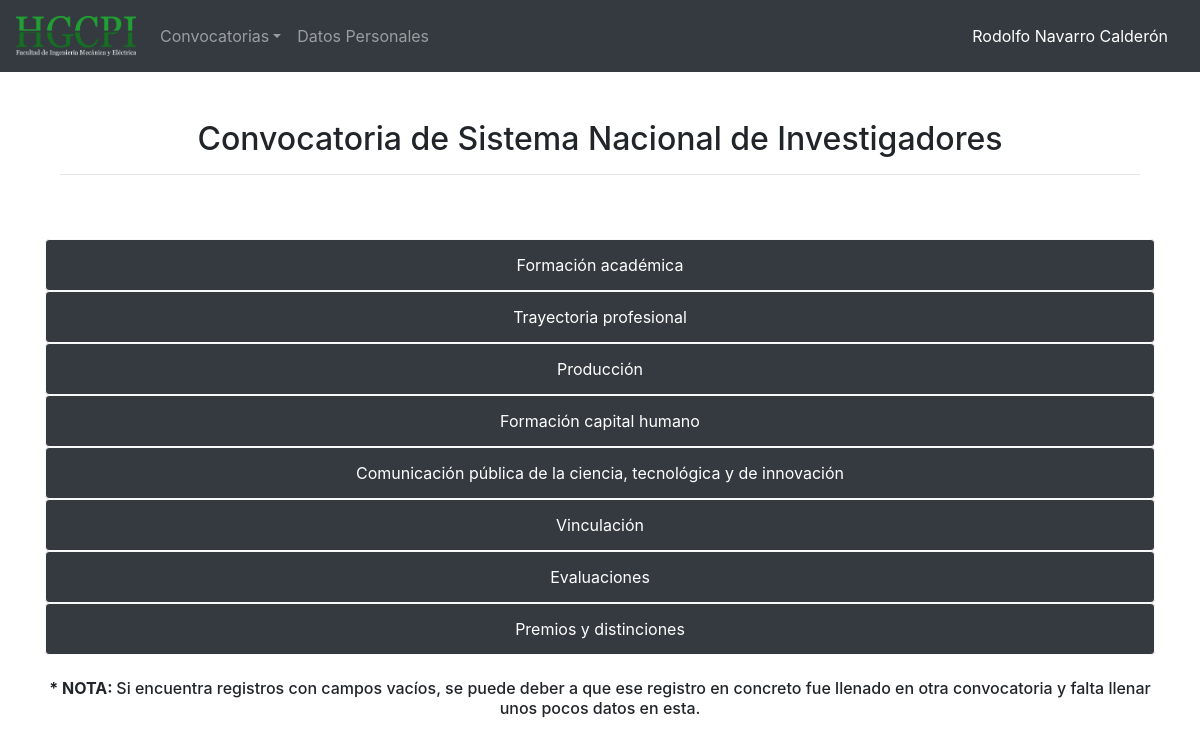
/sni.php (signed in), run on the app's committed database.
### tables this page shows
CREATE TABLE `usuario` (
  `idusuario` int(11) NOT NULL,
  `nombre` varchar(45) DEFAULT NULL,
  `ap_paterno` varchar(45) DEFAULT NULL,
  `ap_materno` varchar(45) DEFAULT NULL,
  `titulo` varchar(45) DEFAULT NULL,
  `curp` varchar(45) DEFAULT NULL,
  `rfc` varchar(45) DEFAULT NULL,
  `numero_cvu` varchar(45) DEFAULT NULL,
  `orcid` varchar(45) DEFAULT NULL,
  `fecha_nacimiento` date DEFAULT NULL,
  `sexo` varchar(45) DEFAULT NULL,
  `nacionalidad` varchar(45) DEFAULT NULL,
  `ciudad_nacimiento` varchar(45) DEFAULT NULL,
  `estado_civil` varchar(45) DEFAULT NULL,
  `telefono_particular` varchar(45) DEFAULT NULL,
  `telefono_movil` varchar(45) DEFAULT NULL,
  `correo_electronico_personal` varchar(45) DEFAULT NULL,
  `correo_instititucional` varchar(45) DEFAULT NULL,
  `num_emp` varchar(45) DEFAULT NULL,
  `calle_dom` varchar(45) DEFAULT NULL,
  `numero_exterior_dom` varchar(45) DEFAULT NULL,
  `numero_interior_dom` varchar(45) DEFAULT NULL,
  `colonia_residencia` varchar(100) DEFAULT NULL,
  `pais_residencia` varchar(100) DEFAULT NULL,
  `estado_residencia` varchar(100) DEFAULT NULL,
  `codigo_postal_dom` varchar(45) DEFAULT NULL,
  `ciudad_residencia` varchar(100) DEFAULT NULL,
  `ies_adscripcion` varchar(100) DEFAULT NULL,
  `cantidad_de_ingresos` int(11) DEFAULT NULL,
  `clave` varchar(100) DEFAULT NULL,
  `tipo_usuario` varchar(45) DEFAULT NULL
);

### sni.php (the view, shortened to what this page needs)
<?php
  $conexion=mysqli_connect('localhost','root','','hgcpi');
  $usuario = $_SESSION['usuario'];
  $sql="SELECT * FROM usuario WHERE idusuario='$usuario'";
  $result=mysqli_query($conexion,$sql);
  $mostrar=mysqli_fetch_array($result);
 ?>
<!DOCTYPE html>
<html lang="en">
<head>
  <link rel="stylesheet" type="text/css" href="css/bootstrap.min.css">
    <link rel="stylesheet" type="text/css" href="http://code.jquery.com/ui/1.10.3/themes/flick/jquery-ui.min.css">
    <link rel="stylesheet" href="https://use.fontawesome.com/releases/v5.8.1/css/all.css">
</head>
<body>
  <header>
              <nav class="navbar navbar-expand-lg navbar-dark bg-dark">
                  <a class="navbar-brand" href="index.php"><img src="img/logo.png" width="120" height="40" class="d-inline-block align-top"></a>
                  <div class="collapse navbar-collapse" id="navbarNavAltMarkup">
                    <ul class="navbar-nav mr-auto">
                      <li class="nav-item dropdown">
                        <a class="nav-link dropdown-toggle" href="#" id="navbarDropdownMenuLink" role="button" data-toggle="dropdown" aria-haspopup="true" aria-expanded="false">Convocatorias</a>
                      </li>
                      <li class="nav-item">
                      <a class="nav-link" href="perfil.php#datos">Datos Personales</a>
                      </li>
                    </ul>
                      <span class="navbar-text"><a class="nav-link" href="perfil.php"><?php echo $mostrar['nombre']." ".$mostrar['ap_paterno']." ".$mostrar['ap_materno']; ?></a></span>
                  </div>
            </nav>
    </header>
        <div class="container">
            <div class="row-mt-4">
                <div class="col-12">
                    <br><br>
                    <h2><center>Convocatoria de Sistema Nacional de Investigadores</center></h2>
                    <hr><br>
                </div>
            </div>
        </div>
        <div class="container">
          <div class="row mt-4">
            <div class="col-12">
              <div id="accordion">
                        <div class="card border-0">
                            <div class="btn btn-dark border-light" id="header1">
                                <a class="btn" data-toggle="collapse" data-target="#collapse1" aria-expanded="true" aria-controls="collapse1">Formación académica</a>
                            </div>
                        <div class="card border-0">
                            <div class="btn btn-dark border-light" id="header2">
                                <a class="btn" data-toggle="collapse" data-target="#collapse2" aria-expanded="true" aria-controls="collapse2">Trayectoria profesional</a>
                            </div>
                        <div class="card border-0">
                            <div class="btn btn-dark border-light" id="header3">
                                <a class="btn" data-toggle="collapse" data-target="#collapse3" aria-expanded="true" aria-controls="collapse3">Producción</a>
                            </div>
                        </div>
                        <div class="card border-0">
                            <div class="btn btn-dark border-light" id="header4">
                                <a class="btn" data-toggle="collapse" data-target="#collapse4" aria-expanded="true" aria-controls="collapse1">Formación capital humano</a>
                            </div>
                        <div class="card border-0">
                            <div class="btn btn-dark border-light" id="header5">
                                <a class="btn" data-toggle="collapse" data-target="#collapse5" aria-expanded="true" aria-controls="collapse5">Comunicación pública de la ciencia, tecnológica y de innovación</a>
                            </div>
                        <div class="card border-0">
                            <div class="btn btn-dark border-light" id="header6">
                                <a class="btn" data-toggle="collapse" data-target="#collapse6" aria-expanded="true" aria-controls="collapse6">Vinculación</a>
                            </div>
                        <div class="card border-0">
                            <div class="btn btn-dark border-light" id="header7">
                                <a class="btn" data-toggle="collapse" data-target="#collapse7" aria-expanded="true" aria-controls="collapse7">Evaluaciones</a>
                            </div>
                        <div class="card border-0">
                            <div class="btn btn-dark border-light" id="header8">
                                <a class="btn" data-toggle="collapse" data-target="#collapse8" aria-expanded="true" aria-controls="collapse8">Premios y distinciones</a>
                            </div>
                  </div>
            </div>
          </div>
        </div>
        <br>
        <center><h6><b>* NOTA: </b>Si encuentra registros con campos vacíos, se puede deber a que ese registro en concreto fue llenado en otra convocatoria y falta llenar unos pocos datos en esta.</h6></center>
</body>
</html>

### data on the page
usuario: nombre "Rodolfo", ap_paterno "Navarro", ap_materno "Calderón"
